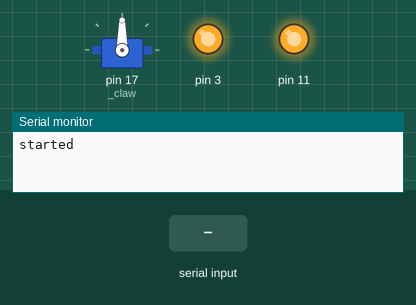
This sketch was run on a simulated Arduino Uno, built with avr-gcc and run on an emulated ATmega328P. Shown: servo, output pins drawn as LEDs (lit = HIGH), the last lines printed to the serial monitor. Inputs (shaded band) come from the test bench.

Above: at 1.2 s.
1.3 s: "i" received over Serial
At 2.5 s:
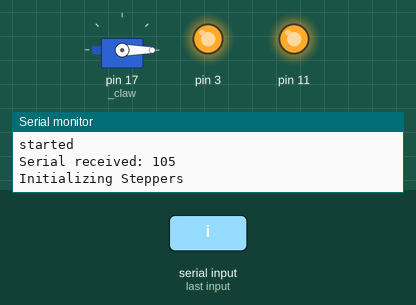
2.8 s: "c" received over Serial
At 3.8 s:
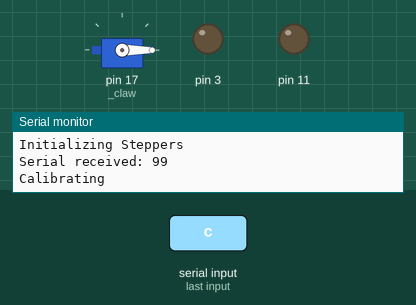
4.3 s: "d" received over Serial
At 4.9 s:
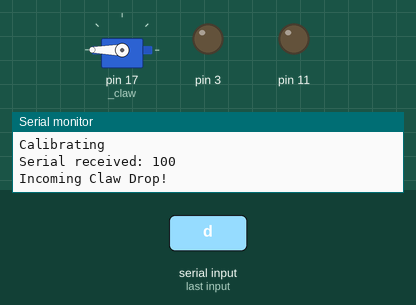
5.8 s: "s" received over Serial
At 6.1 s:
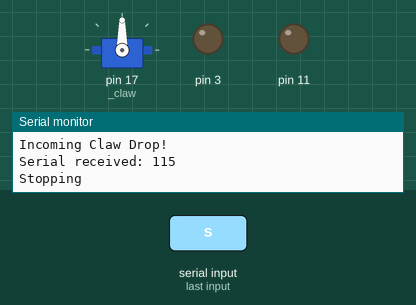
Timing chart, 0 to 8.3 s (numbered marks = the images above; inputs shaded):
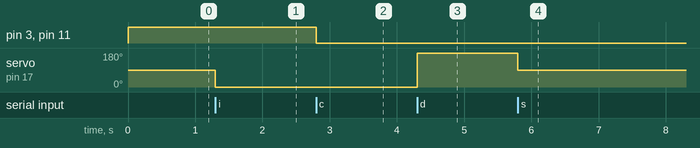

Measured:
- after the input at 1.3 s, servo on pin 17 (_claw): 90° → 0° at once
- after the input at 2.8 s, pin 3, pin 11: HIGH → LOW at once
- after the input at 4.3 s, servo on pin 17 (_claw): 0° → 180° at once
- after the input at 5.8 s, servo on pin 17 (_claw): 180° → 90° at once

The sketch:

claw.ino
```cpp
#include <Wire.h>
#include <AccelStepper.h>
#include <Servo.h>

#define DEBOUNCE_DELAY 10
#define SERIAL_BAUD 57600
#define STEP_MAXSPEED 1000
#define STEP_ACCEL 1000
#define BOUNCE_DELAY 300

#define NONE 0
#define CALIBRATE_START 1
#define CALIBRATE_TOMAX 2
#define CALIBRATE_CENTER 3

// =====================

class Limit {
 public:
  boolean _bounce;
  unsigned long _bouncetime;
  boolean _hit;
  int _pin;

  Limit(int pin) {
    _pin = pin;
    _bounce = false;
    _hit = false;
    pinMode(pin, INPUT_PULLUP);
  }

  void loop() {
    if (digitalRead(_pin) == HIGH) {
      if (_bounce) {
        return;
      }

      if (!_hit) {
        Serial.print(_pin);
        Serial.println(" was hit");
      }

      _bounce = true;
      _bouncetime = millis();
      _hit = true;

    } else if (_hit && ((millis() - _bouncetime) > BOUNCE_DELAY)) {
      _bounce = false;
      _hit = false;
    }
  }
};

// =====================

class Axis {
 public:
  String _name;
  AccelStepper* _stepper;
  Limit* _minlimit;
  Limit* _maxlimit;
  int _state = NONE;
  int _maxsteps = 0;
  int _enable;

  // All pins
  Axis(String name, int step, int dir, int enable, int minlimit, int maxlimit) {
    _name = name;
    _enable = enable;
    pinMode(_enable, OUTPUT);
    digitalWrite(_enable,1);
    _stepper = new AccelStepper(1, step, dir);
    //_stepper->setEnablePin(enable);
    _stepper->setMaxSpeed(STEP_MAXSPEED);
    _stepper->setAcceleration(STEP_ACCEL);
    //_stepper->setPinsInverted(false, false, true);
    _minlimit = new Limit(minlimit);
    _maxlimit = new Limit(maxlimit);
  }

  void setup() {
    //_stepper->disableOutputs();
    _stepper->setMaxSpeed(1000);
    _stepper->setAcceleration(1000);
  }

  void move(int pos) {
    digitalWrite(_enable,0);
    _stepper->moveTo(pos);
    //_stepper->enableOutputs();
  }

  void stop() {
    digitalWrite(_enable,1);
    _stepper->stop();
    //_stepper->disableOutputs();

  }

  void calibrate() {
    _state = CALIBRATE_START;
    _stepper->setCurrentPosition(0);
    move(-20000);
  }

  void loop() {
    _minlimit->loop();
    _maxlimit->loop();
    _stepper->run();

    if ((_stepper->distanceToGo() == 0) ||
        (_stepper->distanceToGo() < 0 && _minlimit->_hit) ||
        (_stepper->distanceToGo() > 0 && _maxlimit->_hit)) {
      if (_state == CALIBRATE_START && _minlimit->_hit) {
        _state = CALIBRATE_TOMAX;
        _stepper->setCurrentPosition(0);
        move(20000);
        Serial.print(_name);
        Serial.println(": Calibration Minimum hit");
      } else if (_state == CALIBRATE_TOMAX && _maxlimit->_hit) {
        _maxsteps = _stepper->currentPosition();
        _stepper->setCurrentPosition(_maxsteps);
        move(_maxsteps / 2);
        _state = CALIBRATE_CENTER;
        Serial.print(_name);
        Serial.println(": Calibration Maximum hit");
      } else {

        if (_state != NONE) {
          Serial.print(_name);
          Serial.print(", min: ");
          Serial.print(_minlimit->_hit);
          Serial.print(", max: ");
          Serial.print(_maxlimit->_hit);
          Serial.print(", state: ");
          Serial.print(_state);
          Serial.print(", pos: ");
          Serial.print(_stepper->currentPosition());
          Serial.print(", dist: ");
          Serial.print(_stepper->distanceToGo());


          _state = NONE;
          Serial.println(": Finished calibration");
        }

        stop();
        return;
      }
    }
  }
};

// =====================

class Plotter {
 private:
  Axis* _x;
  Axis* _y;

 public:
  Plotter() {
    _x = new Axis("X Axis", 5, 4, 3, 8, 9);
    _y = new Axis("Y Axis", 13, 12, 11, 7, 6);
  }

  void setup() {
    _x->setup();
    _y->setup();
  }

  void loop() {
    _x->loop();
    _y->loop();
  }

  void moveTo(int x, int y) {
    _x->move(x);
    _y->move(y);
  }

  void calibrate() {
    _x->calibrate();
    _y->calibrate();
  }

  void stop() {
    _x->stop();
    _y->stop();
  }
};

// =======================

class Dropper {
 private:
  int _drop_distance;
  AccelStepper _sz;
  // Stepper index, Moving status, sleep pin
  // int zstep[] = {2, 1, 14};

 public:
  Dropper(int dirpin, int steppin) {
    _sz = AccelStepper(1, dirpin, steppin);
  }
};

// =======================

class Claw {
 private:
  int _clawpin;
  int _status;
  int _open_angle;
  int _close_angle;
  int _close_time;
  int _read_latch;
  Servo* _claw;

 public:
  Claw(int pin) {
    //_claw = new Servo(pin);
  }
};

// ======================

class Comms {
 private:
  Plotter* _plot;
  Servo _claw;

 public:
  Comms(Plotter* plot) {
    _plot = plot;
    _claw.attach(17);
    Serial.begin(SERIAL_BAUD);
  }

  void handleReceive(byte b) {
    switch (b) {
    case 105 : // i
      Serial.println("Initializing Steppers");
      _claw.write(0);
      //_plot->setup();
      //_ax->move(-500);
      break;
    case 99 : // c
      Serial.println("Calibrating");
      _plot->calibrate();
      break;
    case 100 : // d
      Serial.println("Incoming Claw Drop!");
      //dropClaw();
      _claw.write(180);
      break;
    case 115:
      Serial.println("Stopping");
      //_plot->stop();
      _claw.write(90);
      break;
    }
  }

  void loop() {
    if (Serial.available() > 0) {
      // read the incoming byte:
      byte incomingByte = Serial.read();
      // say what you got:
      Serial.print("Serial received: ");
      Serial.println(incomingByte, DEC);
      handleReceive(incomingByte);
    }
  }
};

// ======================

class I2C {
};


  // Stepper index, Moving status, sleep pin, low limit pin index, high limit pin index
  // int xstep[] = {0, 1, 3, 0, 1};
  // int ystep[] = {1, 1, 11, 2, 3};

Plotter* plot;
Comms* comms;


void setup() {
  plot = new Plotter();
  plot->setup();
  comms = new Comms(plot);

  Serial.println("started");
}

void loop() {
  //plot->loop();
  comms->loop();
}
/*
Dropper drop(16, 15);
Claw theclaw(17);
I2C i2c();


/*
// Define a stepper and the pins it will use
// Yellow is sleep(3), Purple direction(4) and step is blue(5)
AccelStepper sx(1, 5, 4);
AccelStepper sy(1, 13, 12);
AccelStepper sz(1, 16, 15);
AccelStepper steppers[] = {sx, sy, sz};

Servo claw;
// see loopClawDrop for status handling.
int claw_status = 0;
int clawpin = 17;
int claw_open = 20;
int claw_closed = 180;
int claw_drop_distance = 500;
int claw_close_time = 10000;
int claw_read_value = 0;
boolean claw_read_latch = false;
int val;


byte buffer[32];
unsigned int a1, a2, comm;
byte moveX, moveY, moveZ;
int pos;

// Stepper index, Moving status, sleep pin, low limit pin index, high limit pin index
int xstep[] = {0, 1, 3, 0, 1};
int ystep[] = {1, 1, 11, 2, 3};
int zstep[] = {2, 1, 14};

// motor constants
int enmaster = 10;
int i = 0;

int PKTLEN = 6;

int enable;

// {x lower, x upper, y lower, y upper}
int limits = 4;
int limit_pins[] = {8, 9, 7, 6};
boolean limits_hit[] = {false, false, false, false};
long bounce_times[] = {0,0,0,0};
long debounceDelay = 150;
boolean limits_bounce[] = {false, false, false, false};
boolean initialized = false;

// Calibrating state - 0 none, 1 runninng, 2 centering
int calibrating = 0;

int calibrate_speed = 500;
int max_x = 100;
int max_y = 100;

void setupStepper(int* stepper) {
  stepper[1] = 0;
  pinMode(stepper[2], OUTPUT);
  digitalWrite(stepper[2],1);
  steppers[stepper[0]].setMaxSpeed(1000);
  steppers[stepper[0]].setAcceleration(1000);
}

void moveStepper(int* stepper, int pos) {
  digitalWrite(stepper[2],0);
  stepper[1] = 1;
  steppers[stepper[0]].moveTo(pos);
}

void stepperSpeed(int* stepper, int maxSpeed, int accel) {
  steppers[stepper[0]].setMaxSpeed(maxSpeed);
  steppers[stepper[0]].setAcceleration(accel);
}

void stopStepper(int* stepper) {
  digitalWrite(stepper[2],1);
  stepper[1] = 0;
  steppers[stepper[0]].moveTo(steppers[stepper[0]].currentPosition());
}

void checkStepperDistance(int* stepper) {
  if (stepper[1] > 0) {
    if (steppers[stepper[0]].distanceToGo() == 0) {
      stopStepper(stepper);
    }
  }
}

void openClaw() {
  claw.write(claw_open);
}

void closeClaw() {
  claw.write(claw_closed);
}

void resetClaw() {
  calibrating = 2;
  moveStepper(xstep, max_x/2);
  moveStepper(ystep, max_y/2);
  moveStepper(zstep, 0);
  openClaw();
}

void initializeSteppers() {
  // clear buffer
  pos = 0;
  for (int i = 0; i < sizeof(buffer); i++) {
    buffer[i] = 0;
  }

  for (int i = 0; i < limits; i++) {
    Serial.print("Setting ");
    Serial.print(limit_pins[i]);
    Serial.println(" as input pin.");
    pinMode(limit_pins[i], INPUT_PULLUP);
    limits_bounce[i] = false;
  }

// configure motors
  pinMode(enmaster, INPUT);

  setupStepper(xstep);
  setupStepper(ystep);
  setupStepper(zstep);

  claw.attach(clawpin);
  initialized = true;
}

void checkdistance() {
  checkStepperDistance(xstep);
  checkStepperDistance(ystep);
  checkStepperDistance(zstep);
}

void startCalibrate() {
  Serial.println("Reset command");
  for(int i= 0; i < limits;i++) {
    limits_hit[i] = false;
  }
  calibrating = 1;

  //moveStepper(xstep, steppers[0].currentPosition()-15000);
  //steppers[0].setMaxSpeed(calibrate_speed);
  //steppers[0].setAcceleration(50);
  //steppers[0].setSpeed(1);

  //moveStepper(ystep, steppers[1].currentPosition()-15000);
  //steppers[1].setMaxSpeed(calibrate_speed);
  //steppers[1].setAcceleration(50);
  //steppers[1].setSpeed(1);
  //steppers[2].setMaxSpeed(calibrate_speed);
  //steppers[2].setAcceleration(50);
  //steppers[2].setSpeed(1);


  closeClaw();
}

void moveCommand(int x, int y) {
  Serial.println("Motor command, enabling SX and SY");

  moveStepper(xstep, x);
  moveStepper(ystep, y);
}

void moveClawCommand(int z, int clawpos) {
  Serial.println("Claw movement  command, manual");

  moveStepper(zstep, z);

  claw.write(clawpos);
}

void dropClaw() {
  claw_status = 1;
}

void setSpeed(int maxSpeed, int accel) {
  stepperSpeed(xstep, maxSpeed, accel);
  stepperSpeed(ystep, maxSpeed, accel);
}

void writeResponse(int command, int arg1, int arg2) {
  Wire.write((command >> 8) & 0xFF);
  Wire.write(command & 0xFF);
  Wire.write((arg1 >> 8) & 0xFF);
  Wire.write(arg1 & 0xFF);
  Wire.write((arg2 >> 8) & 0xFF);
  Wire.write(arg2 & 0xFF);
}

void processPacket() {
  comm = (buffer[0] << 8) + buffer[1];
  a1   = (buffer[2] << 8) + buffer[3];
  a2   = (buffer[4] << 8) + buffer[5];

//   debug to serial port
//  Serial.print("Packet received (comm, a1, a2)");

  Serial.println(comm);
  Serial.println(a1);
  Serial.println(a2);

  if (!initialized) {
    if (comm == 6) {
      initializeSteppers();
    } else {
      Serial.println("System not initialized, please send 6.");
    }

    return;
  }

  if (calibrating > 0) {
    Serial.println("Chill. Busy calibrating");
    return;
  }

  if (claw_status > 0) {
    Serial.println("Claw busy dropping.. hang on.");
  }

  if (comm == 1) {
    startCalibrate();
  } else if (comm == 2) {
    moveCommand(a1, a2);
  } else if (comm == 3) {
    dropClaw();
  } else if (comm == 4) {
    setSpeed(a1, a2);
  } else if (comm == 5) {
    moveClawCommand(a1, a2);
  } else if (comm == 6) {
    // Initialize - already done, so do nothing.
  } else if (comm == 7) {
    claw_read_latch = true;
  } else if (comm == 10) { // Status
    writeResponse(10, calibrating, claw_status);
    writeResponse(11, sx.currentPosition(), sy.currentPosition());
    writeResponse(12, sz.currentPosition(), claw.read());
    writeResponse(13, max_x, max_y);
    writeResponse(14, claw_drop_distance, 0);
  }
}

// function that executes whenever data is received from master
// this function is registered as an event, see setup()
void receiveEvent(int howMany) {
  pos = 0;
  // loop through all but the last
  while(1 <= Wire.available()) {
    byte c = Wire.read(); // receive byte as a character
    if (pos < PKTLEN) {
      buffer[pos] = c;
      pos++;
    }

   if (pos == PKTLEN) {
      Serial.println("Packet");
      processPacket();
      pos = 0;
    }
  }
}

void checkLimits(int* stepper) {
  int lowlimit = stepper[3];
  int uplimit = stepper[4];
  //AccelStepper s = steppers[stepper[0]];

  // Min
  if ((digitalRead(limit_pins[lowlimit]) == HIGH)) {
    if (!limits_bounce[lowlimit]) {
      Serial.print(limit_pins[lowlimit]);
      Serial.println(" - min limit <");
      if (steppers[stepper[0]].targetPosition() < steppers[stepper[0]].currentPosition()) {
        steppers[stepper[0]].moveTo(steppers[stepper[0]].currentPosition());
      }
      bounce_times[lowlimit] = millis();
      steppers[stepper[0]].setCurrentPosition(0);
      steppers[stepper[0]].moveTo(0);
      limits_bounce[lowlimit] = true;
    }
  } else {
    if ((millis() - bounce_times[lowlimit]) > debounceDelay) {
      limits_bounce[lowlimit] = false;
    }
  }

  // Max
  if (digitalRead(limit_pins[uplimit]) == HIGH) {
    if (!limits_bounce[uplimit]) {
      Serial.print(limit_pins[uplimit]);
      Serial.println(" - max limit >");
      if (steppers[stepper[0]].targetPosition() > steppers[stepper[0]].currentPosition()) {
        steppers[stepper[0]].moveTo(steppers[stepper[0]].currentPosition());
      }
      bounce_times[uplimit] = millis();
      limits_bounce[uplimit] = true;

      // If the low limit and upper limit are simultaneously down, start calibration
      if (limits_bounce[lowlimit]) {
        Serial.println("Trigger manual calibration");
        calibrating = 9;
      }
    }
  } else {
    if ((millis() - bounce_times[uplimit]) > debounceDelay) {
      limits_bounce[uplimit] = false;
    }
  }
}

void runCalibrate(int* stepper) {
  int lowlimit = stepper[3];
  int uplimit = stepper[4];

  if (!limits_hit[lowlimit]) {
    if (limits_bounce[lowlimit]) {
      limits_hit[lowlimit] = true;
    } else {
      digitalWrite(stepper[2],0);
      stepper[1] = 1;
      //steppers[stepper[0]].move(-100);
      steppers[stepper[0]].setSpeed(-800);
      steppers[stepper[0]].runSpeed();
    }
  } else if (!limits_hit[uplimit]) {
    if (limits_bounce[uplimit]) {
      limits_hit[uplimit] = true;
    } else {
      digitalWrite(stepper[2],0);
      stepper[1] = 1;
      //steppers[stepper[0]].move(100);
      steppers[stepper[0]].setSpeed(800);
      steppers[stepper[0]].runSpeed();
    }
  } else {
    stopStepper(stepper);
  }
}


void loopCalibrateCenter() {
  if (xstep[1] == 0 && ystep[1] == 0) {
    Serial.println("Finished Centering Calibrate");
    calibrating = 0;
    //openClaw();
  }
}

void loopCalibrate() {
  if (calibrating == 9) {
    boolean alloff = true;
    for (int i = 0; i < limits; i++) {
      if (digitalRead(limit_pins[i]) == HIGH) {
        alloff = false;
      }
    }

    if (alloff) {
      Serial.println("Starting manual calibration");
      startCalibrate();
    }
    return;
  }
  if (calibrating == 2) {
    //calibrating=0;
    steppers[xstep[0]].run();
    steppers[ystep[0]].run();
    loopCalibrateCenter();
    return;
  }

  boolean allhit = true;
  for (int i = 0; i < limits; i++) {
    if (!limits_hit[i]) {
      allhit = false;
    }
  }


  if (allhit) {
    max_x = steppers[xstep[0]].currentPosition();
    max_y = steppers[ystep[0]].currentPosition();
    resetClaw();
    Serial.println("Finished Calibrating, moving to center");
    Serial.print("MaxX: ");
    Serial.print(max_x);
    Serial.print("MaxY: ");
    Serial.print(max_y);
    Serial.println("");
    return;
  } else {
    runCalibrate(xstep);
    runCalibrate(ystep);
  }
}

void loopClawDrop() {
  // 0 = inactive, 1 = starting, 3 = dropping, 5 = grabbing, 7 = lifting, 9 = reading, 11 = resetting
  switch (claw_status) {
  case 1: { // starting
    Serial.println("Dropping CLAW!");
    moveStepper(zstep, claw_drop_distance);
    claw_status = 3;
    break;
  }
  case 3: { // Dropping
    if (sz.distanceToGo() == 0) {
      claw_status = 5;
      Serial.println("Grabbing");
    }
    break;
  }
  case 5: { // Grabbing
    closeClaw();
    delay(claw_close_time);
    moveStepper(zstep, 0);
    claw_status = 7;
    Serial.println("Lifting");
    break;
  }
  case 7: { // Lifting
    if (sz.distanceToGo() == 0) {
      claw_status = 9;
      claw_read_latch = false;
      Serial.println("Reading");
    }
    break;
  }
  case 9: { // Reading
    if (claw_read_latch) {
      resetClaw();
      claw_status = 0;
      Serial.println("Resetting");
    }
  }
  }
}

void setup() {
  Wire.begin(4);                // join i2c bus with address #4
  Wire.onReceive(receiveEvent); // register event
  Serial.begin(57600);         // start serial for output

  Serial.println("Initializing Steppers");
  initializeSteppers();
  //sx.setMaxSpeed(200.0);
  //sx.setAcceleration(100.0);
  //moveStepper(xstep, 2000);

  //sy.setMaxSpeed(300.0);
  //sy.setAcceleration(100.0);
  //moveStepper(ystep, 2000);
}


void loop() {
  // send data only when you receive data:
  if (Serial.available() > 0) {
    // read the incoming byte:
    byte incomingByte = Serial.read();
    // say what you got:
    Serial.print("Serial received: ");
    Serial.println(incomingByte, DEC);

    if (incomingByte == 105) { // i
      Serial.println("Initializing Steppers");
      initializeSteppers();
    } else if (incomingByte == 99) { // c
      Serial.println("Calibrating");
      startCalibrate();
    } else if (incomingByte == 100) {
      Serial.println("Incoming Claw Drop!");
      dropClaw();
    } else if (incomingByte == 49) {
      moveStepper(xstep, 100);
      moveStepper(ystep, 100);
    } else if (incomingByte == 50) {
      moveStepper(xstep, max_x-100);
      moveStepper(ystep, 100);
    } else if (incomingByte == 51) {
      moveStepper(xstep, 100);
      moveStepper(ystep, max_y-100);
    } else if (incomingByte == 52) {
      moveStepper(xstep, max_x-100);
      moveStepper(ystep, max_y-100);
    }
  }

    checkdistance();
    checkLimits(xstep);
    checkLimits(ystep);
   if (calibrating > 0) {
      loopCalibrate();
      return;
    }

    steppers[xstep[0]].run();
    steppers[ystep[0]].run();
  /*
  if (initialized) {
    checkdistance();
    checkLimits(xstep);
    checkLimits(ystep);
    if (calibrating > 0) {
      loopCalibrate();
      return;
    }

    steppers[xstep[0]].run();
    steppers[ystep[0]].run();
    //steppers[zstep[0]].run();

    if (claw_status > 0) {
      loopClawDrop();
    }
  }
  */
//}
```
